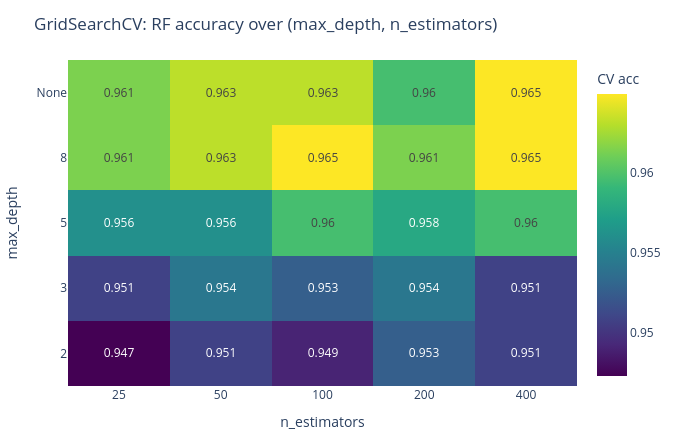

The notebook cell saved with this chart:
### Markdown cell above
### ハイパラ探索のヒートマップ

Random Forest を例に、`n_estimators` × `max_depth` の交差検証スコアをヒートマップで一望します
(Plotly なのでホバーで値が見え、静的 HTML でも動きます)。

### Code cell
from sklearn.ensemble import RandomForestClassifier
from sklearn.model_selection import GridSearchCV

bc = datasets.load_breast_cancer_dataset()
depths = [2, 3, 5, 8, None]
trees = [25, 50, 100, 200, 400]
grid = GridSearchCV(
    RandomForestClassifier(random_state=0),
    {"max_depth": depths, "n_estimators": trees}, cv=5,
).fit(bc.data, bc.target)
scores = grid.cv_results_["mean_test_score"].reshape(len(depths), len(trees))

fig = go.Figure(go.Heatmap(
    z=scores, x=[str(t) for t in trees], y=[str(d) for d in depths],
    colorscale="Viridis", colorbar={"title": "CV acc"},
    text=np.round(scores, 3), texttemplate="%{text}"))
fig.update_layout(title="GridSearchCV: RF accuracy over (max_depth, n_estimators)",
                  xaxis_title="n_estimators", yaxis_title="max_depth",
                  width=680, height=440, margin={"l": 60, "r": 20, "t": 60, "b": 50})
fig.show()
print("best:", grid.best_params_, "score:", round(grid.best_score_, 3))

### Figure 1 — Plotly figure (JSON) as saved in the notebook; plotly's stock layout.template omitted (floating-point values rounded to 4 significant figures)
{"data": [{"colorbar": {"title": {"text": "CV acc"}}, "colorscale": [[0.0, "#440154"], [0.1111, "#482878"], [0.2222, "#3e4989"], [0.3333, "#31688e"], [0.4444, "#26828e"], [0.5556, "#1f9e89"], [0.6667, "#35b779"], [0.7778, "#6ece58"], [0.8889, "#b5de2b"], [1.0, "#fde725"]], "text": [[0.947, 0.951, 0.949, 0.953, 0.951], [0.951, 0.954, 0.953, 0.954, 0.951], [0.956, 0.956, 0.96, 0.958, 0.96], [0.961, 0.963, 0.965, 0.961, 0.965], [0.961, 0.963, 0.963, 0.96, 0.965]], "texttemplate": "%{text}", "type": "heatmap", "x": ["25", "50", "100", "200", "400"], "y": ["2", "3", "5", "8", "None"], "z": [[0.9473, 0.9508, 0.9491, 0.9526, 0.9508], [0.9508, 0.9543, 0.9526, 0.9543, 0.9508], [0.9561, 0.9561, 0.9596, 0.9578, 0.9596], [0.9614, 0.9631, 0.9649, 0.9614, 0.9649], [0.9614, 0.9631, 0.9631, 0.9596, 0.9649]]}], "layout": {"height": 440, "margin": {"b": 50, "l": 60, "r": 20, "t": 60}, "title": {"text": "GridSearchCV: RF accuracy over (max_depth, n_estimators)"}, "width": 680, "xaxis": {"title": {"text": "n_estimators"}}, "yaxis": {"title": {"text": "max_depth"}}}}
